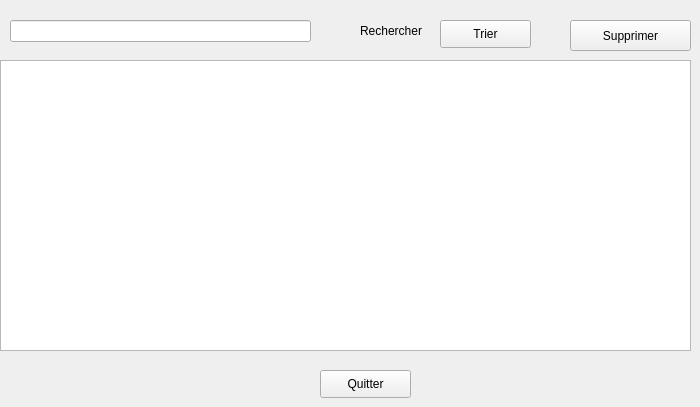
       <widget class="QWidget" name="tab_33">
        <attribute name="title">
         <string>Supprimer livraison</string>
        </attribute>
        <widget class="QLabel" name="label_31_slim">
         <property name="geometry">
          <rect>
           <x>360</x>
           <y>20</y>
           <width>71</width>
           <height>21</height>
          </rect>
         </property>
         <property name="text">
          <string>Rechercher</string>
         </property>
        </widget>
        <widget class="QPushButton" name="A_quitter5_2_slim">
         <property name="geometry">
          <rect>
           <x>320</x>
           <y>370</y>
           <width>91</width>
           <height>28</height>
          </rect>
         </property>
         <property name="text">
          <string>Quitter</string>
         </property>
        </widget>
        <widget class="QLineEdit" name="S_rechercher_2_slim">
         <property name="geometry">
          <rect>
           <x>10</x>
           <y>20</y>
           <width>301</width>
           <height>22</height>
          </rect>
         </property>
        </widget>
        <widget class="QPushButton" name="supprimer_2_slim">
         <property name="geometry">
          <rect>
           <x>570</x>
           <y>20</y>
           <width>121</width>
           <height>31</height>
          </rect>
         </property>
         <property name="text">
          <string>Supprimer</string>
         </property>
        </widget>
        <widget class="QTableView" name="S_tab_2_slim">
         <property name="geometry">
          <rect>
           <x>0</x>
           <y>60</y>
           <width>691</width>
           <height>291</height>
          </rect>
         </property>
        </widget>
        <widget class="QPushButton" name="trier_4_slim">
         <property name="geometry">
          <rect>
           <x>440</x>
           <y>20</y>
           <width>91</width>
           <height>28</height>
          </rect>
         </property>
         <property name="text">
          <string>Trier</string>
         </property>
        </widget>
       </widget>
